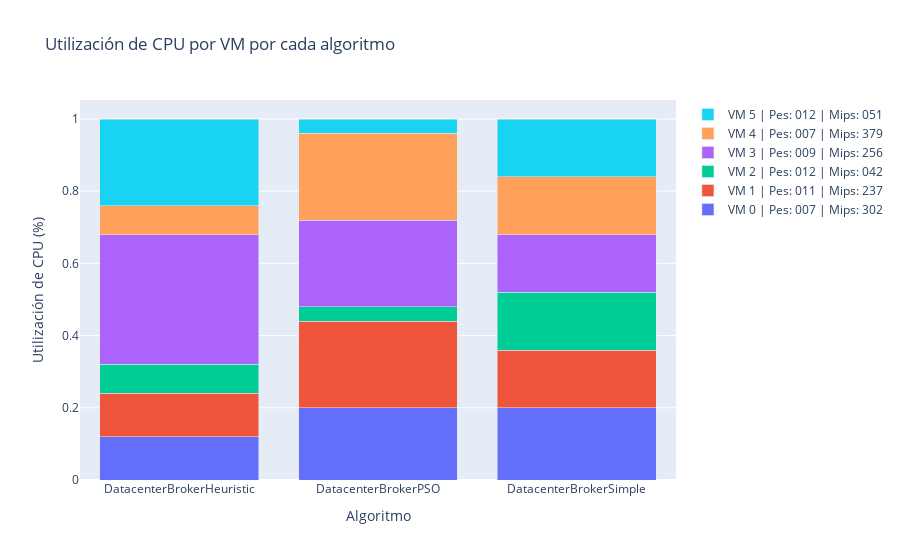

Source (notebook cell):
### Code cell
# Cargar y pivotear los datos
df_pivot = current_case_vms.pivot(index='Broker', columns='vm', values='vm_load').fillna(0)

task_counts = current_cloudlets.groupby(['Broker', 'vm']).size()
vm_color = 'blue'

# Crear el gráfico
fig = go.Figure()

for vm in df_pivot.columns:
    hover_data = []
    for broker in df_pivot.index:
        task_count = int(task_counts[broker][vm])
        task_count = task_count if task_count >= 0 else 0
        hover_data.append(f'VM {vm} (Tareas: {task_count})')
    
    vm_row = current_case_vms.loc[vm]
    lab = f"VM {vm} | Pes: {int(vm_row['Pes']):03d} | Mips: {int(vm_row['Mips']):03d}"
    fig.add_trace(go.Bar(
        x=df_pivot.index,
        y=df_pivot[vm],
        name=lab,
        hovertext=hover_data,
    ))

fig.update_layout(
    barmode='stack',
    xaxis_title='Algoritmo',
    yaxis_title='Utilización de CPU (%)',
    title='Utilización de CPU por VM por cada política'
)
fig.show()

### Figure 1 — Plotly figure (JSON) as saved in the notebook; plotly's stock layout.template omitted (floating-point values rounded to 4 significant figures)
{"data": [{"hovertext": ["VM 0 (Tareas: 3)", "VM 0 (Tareas: 5)", "VM 0 (Tareas: 5)"], "name": "VM 0 | Pes: 007 | Mips: 302", "type": "bar", "x": ["DatacenterBrokerHeuristic", "DatacenterBrokerPSO", "DatacenterBrokerSimple"], "y": [0.12, 0.2, 0.2]}, {"hovertext": ["VM 1 (Tareas: 3)", "VM 1 (Tareas: 6)", "VM 1 (Tareas: 4)"], "name": "VM 1 | Pes: 011 | Mips: 237", "type": "bar", "x": ["DatacenterBrokerHeuristic", "DatacenterBrokerPSO", "DatacenterBrokerSimple"], "y": [0.12, 0.24, 0.16]}, {"hovertext": ["VM 2 (Tareas: 2)", "VM 2 (Tareas: 1)", "VM 2 (Tareas: 4)"], "name": "VM 2 | Pes: 012 | Mips: 042", "type": "bar", "x": ["DatacenterBrokerHeuristic", "DatacenterBrokerPSO", "DatacenterBrokerSimple"], "y": [0.08, 0.04, 0.16]}, {"hovertext": ["VM 3 (Tareas: 9)", "VM 3 (Tareas: 6)", "VM 3 (Tareas: 4)"], "name": "VM 3 | Pes: 009 | Mips: 256", "type": "bar", "x": ["DatacenterBrokerHeuristic", "DatacenterBrokerPSO", "DatacenterBrokerSimple"], "y": [0.36, 0.24, 0.16]}, {"hovertext": ["VM 4 (Tareas: 2)", "VM 4 (Tareas: 6)", "VM 4 (Tareas: 4)"], "name": "VM 4 | Pes: 007 | Mips: 379", "type": "bar", "x": ["DatacenterBrokerHeuristic", "DatacenterBrokerPSO", "DatacenterBrokerSimple"], "y": [0.08, 0.24, 0.16]}, {"hovertext": ["VM 5 (Tareas: 6)", "VM 5 (Tareas: 1)", "VM 5 (Tareas: 4)"], "name": "VM 5 | Pes: 012 | Mips: 051", "type": "bar", "x": ["DatacenterBrokerHeuristic", "DatacenterBrokerPSO", "DatacenterBrokerSimple"], "y": [0.24, 0.04, 0.16]}], "layout": {"barmode": "stack", "title": {"text": "Utilización de CPU por VM por cada algoritmo"}, "xaxis": {"title": {"text": "Algoritmo"}}, "yaxis": {"title": {"text": "Utilización de CPU (%)"}}}}
